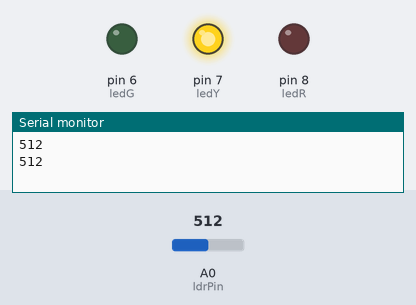
Bench run of a sketch on a simulated Arduino Uno, built with avr-gcc and run on an emulated ATmega328P. Parts: output pins drawn as LEDs (lit = HIGH), the last lines printed to the serial monitor. The inputs (shaded band) are chosen by the test bench; at power-on: A0 (ldrPin) = 512.

Above: at 2.8 s.
2.9 s: A0 (ldrPin) set to 582
7.2 s: A0 (ldrPin) set to 617
At 10.4 s:
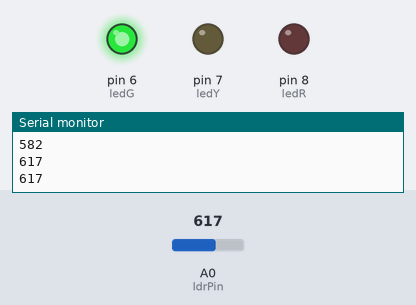
11.5 s: A0 (ldrPin) set to 290
At 14.7 s:
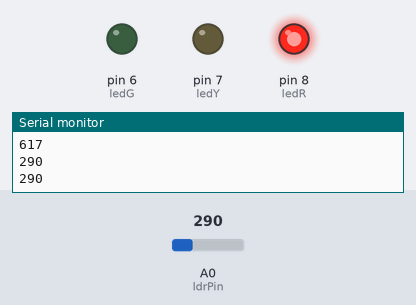
15.5 s: A0 (ldrPin) set to 309
At 18.9 s:
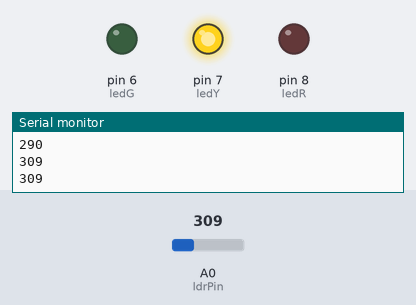
19.5 s: A0 (ldrPin) set to 122
At 23.2 s:
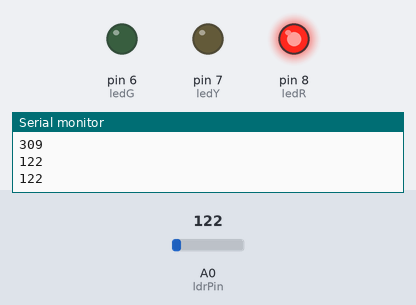
Timing chart, 0 to 24.5 s (numbered marks = the images above; inputs shaded):
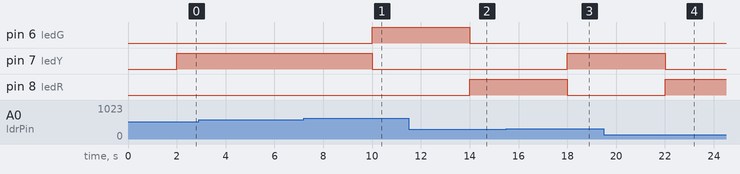

Measured:
- the behaviour switches between 600 and 601 on A0 (ldrPin) (found by bisection; images 0 and 1)
- the behaviour switches between 300 and 301 on A0 (ldrPin) (found by bisection; images 2 and 3)
- after the input at 7.2 s, pin 6 (ledG): LOW → HIGH after 2.8 s; pin 7 (ledY): HIGH → LOW after 2.8 s
- after the input at 11.5 s, pin 6 (ledG): HIGH → LOW after 2.5 s; pin 8 (ledR): LOW → HIGH after 2.5 s
- after the input at 15.5 s, pin 7 (ledY): LOW → HIGH after 2.5 s; pin 8 (ledR): HIGH → LOW after 2.5 s
- after the input at 19.5 s, pin 7 (ledY): HIGH → LOW after 2.5 s; pin 8 (ledR): LOW → HIGH after 2.5 s

The sketch:

sketch.ino
```cpp
#define ldrPin A0
int ldrValor = 0;
#define ledR 8
#define ledY 7
#define ledG 6

// usamos int pq o valor variar de acordo com a luz do ambiente
// se usar define o valor não mudaria


void setup() {
  // se não startar o serial.begin o serialprint não funciona
  Serial.begin(9600);
  pinMode(ldrPin, INPUT);
  pinMode(ledR, OUTPUT);
  pinMode(ledY, OUTPUT);
  pinMode(ledG, OUTPUT);


}

void loop() {
  ldrValor = analogRead(ldrPin);
  Serial.println(ldrValor);
  delay(2000);

if (ldrValor > 600) {
    digitalWrite(ledG, HIGH);
    digitalWrite(ledY, LOW);
    digitalWrite(ledR, LOW);
} else if (ldrValor > 300) {
    digitalWrite(ledG, LOW);
    digitalWrite(ledY, HIGH);
    digitalWrite(ledR, LOW);
} else {
    digitalWrite(ledG, LOW);
    digitalWrite(ledY, LOW);
    digitalWrite(ledR, HIGH);
}

//estrutura basica

}
```
